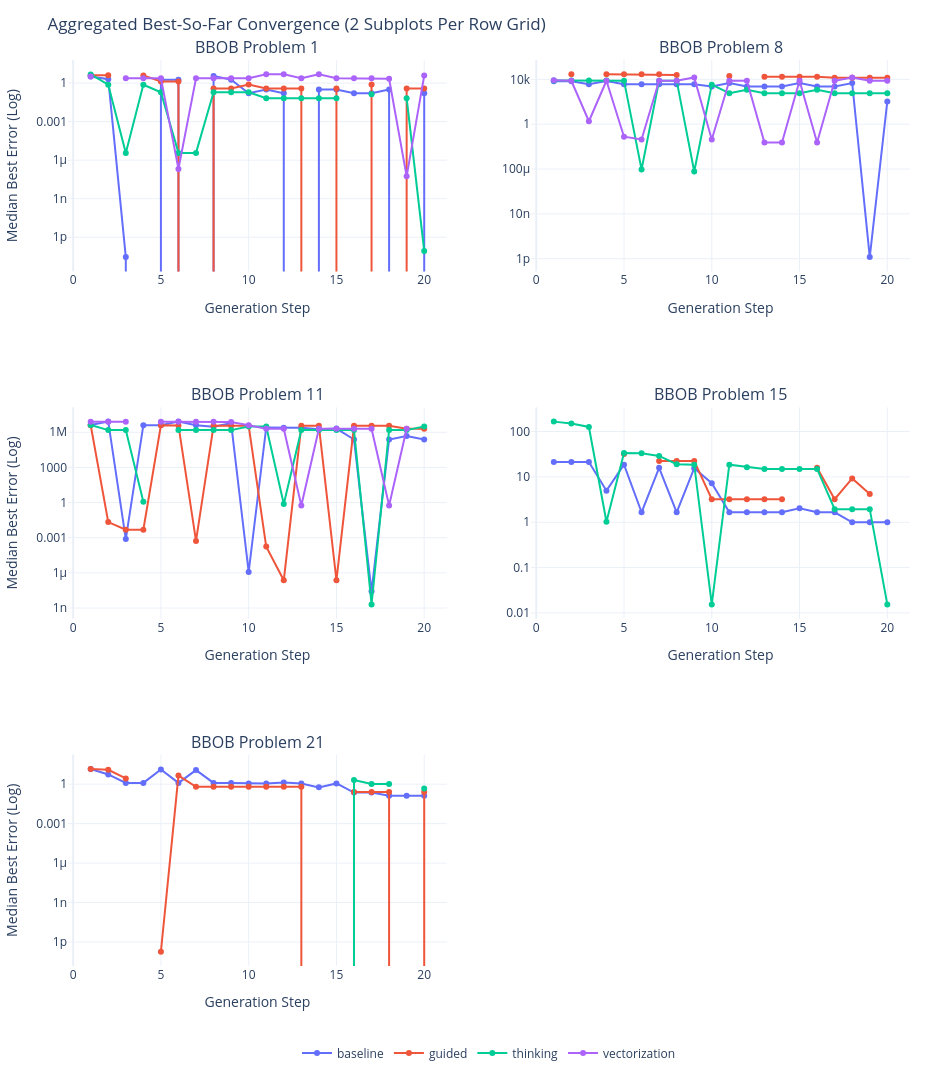

Source (notebook cell):
### Markdown cell above
## 6. Aggregated Best-So-Far Convergence Trajectories

### 📌 What this plot shows:
- Clean **Best-So-Far Cumulative Convergence Curves**, aggregated across runs by **Prompt Strategy** and organized into subplots with **exactly 2 plots per row**.
- Each BBOB target function gets its own dedicated subplot grid (Row 1: Problems 1 & 8, Row 2: Problems 11 & 15, Row 3: Problem 21).

### 💡 How to read it:
- **Monotonic Step-Down**: Curves strictly decrease or stay flat as the evolutionary search discovers better algorithms.
- **2 Plots Per Row Grid**: Gives each BBOB problem subplot ample width to render iteration steps clearly without overlapping titles or compressed axes.
- **Lower curves are better**: Shows which prompt strategy (`baseline`, `thinking`, `guided`, `vectorization`) converges faster and reaches lower final errors.

### Code cell
df_combined_sorted = df_combined.sort_values(['experiment_id', 'iteration_id'])
df_combined_sorted['best_so_far_error'] = df_combined_sorted.groupby('experiment_id')['final_error'].cummin()
df_combined_sorted['gen_step'] = df_combined_sorted.groupby('experiment_id').cumcount() + 1

agg_conv = (
    df_combined_sorted
    .groupby(['problem_id', 'prompt_strategy', 'gen_step'])
    .agg(median_best_error=('best_so_far_error', 'median'))
    .reset_index()
)

problems = sorted(agg_conv['problem_id'].unique())
num_problems = len(problems)
num_rows = int(np.ceil(num_problems / 2))

fig_conv_grid = make_subplots(
    rows=num_rows, 
    cols=2, 
    subplot_titles=[f"BBOB Problem {p}" for p in problems],
    vertical_spacing=0.15,
    horizontal_spacing=0.10
)

strategies = sorted(agg_conv['prompt_strategy'].unique())
colors = px.colors.qualitative.Plotly

for idx, p in enumerate(problems):
    row = (idx // 2) + 1
    col = (idx % 2) + 1
    sub_p = agg_conv.query("problem_id == @p")
    
    for s_idx, strat in enumerate(strategies):
        sub_s = sub_p.query("prompt_strategy == @strat").sort_values('gen_step')
        if not sub_s.empty:
            fig_conv_grid.add_trace(
                go.Scatter(
                    x=sub_s['gen_step'],
                    y=sub_s['median_best_error'],
                    mode='lines+markers',
                    name=strat,
                    line=dict(color=colors[s_idx % len(colors)], width=2),
                    marker=dict(size=6),
                    showlegend=(idx == 0)
                ),
                row=row, col=col
            )
            fig_conv_grid.update_yaxes(type="log", row=row, col=col)

fig_conv_grid.update_xaxes(title_text="Generation Step")
fig_conv_grid.update_yaxes(title_text="Median Best Error (Log)", col=1)

calc_height = max(550, 320 * num_rows + 120)
fig_conv_grid.update_layout(
    title_text="Aggregated Best-So-Far Convergence (2 Subplots Per Row Grid)",
    template='plotly_white',
    height=calc_height,
    width=950,
    legend=dict(
        orientation="h",
        yanchor="top",
        y=-0.08,
        xanchor="center",
        x=0.5
    ),
    margin=dict(l=60, r=40, t=60, b=80)
)
fig_conv_grid.show()

### Figure 1 — Plotly figure (JSON) as saved in the notebook; plotly's stock layout.template omitted (floating-point values rounded to 4 significant figures)
{"data": [{"line": {"color": "#636EFA", "width": 2}, "marker": {"size": 6}, "mode": "lines+markers", "name": "baseline", "showlegend": true, "type": "scatter", "x": [1, 2, 3, 4, 5, 6, 7, 8, 9, 10, 11, 12, 13, 14, 15, 16, 17, 18, 19, 20], "xaxis": "x", "y": [3.307, 2.017, 2.842e-14, 0.0, 1.811, 1.811, 0.0, 3.622, 1.811, 0.1607, 0.3213, 0.1607, 0.0, 0.3213, 0.3213, 0.1607, 0.1607, 0.3213, 0.0, 0.1607], "yaxis": "y"}, {"line": {"color": "#EF553B", "width": 2}, "marker": {"size": 6}, "mode": "lines+markers", "name": "guided", "showlegend": true, "type": "scatter", "x": [1, 2, 3, 4, 5, 6, 7, 8, 9, 10, 11, 12, 13, 14, 15, 16, 17, 18, 19, 20], "xaxis": "x", "y": [4.017, 4.017, NaN, 3.95, 1.348, 1.348, 0.0, 0.3808, 0.3808, 0.7616, 0.3808, 0.3808, 0.3808, 0.0, 0.3808, 0.0, 0.7616, 0.0, 0.3808, 0.3808], "yaxis": "y"}, {"line": {"color": "#00CC96", "width": 2}, "marker": {"size": 6}, "mode": "lines+markers", "name": "thinking", "showlegend": true, "type": "scatter", "x": [1, 2, 3, 4, 5, 6, 7, 8, 9, 10, 11, 12, 13, 14, 15, 16, 17, 18, 19, 20], "xaxis": "x", "y": [4.737, 0.7508, 3.67e-06, 0.7445, 0.1928, 3.67e-06, 3.67e-06, 0.1928, 0.1928, 0.1928, 0.06601, 0.06601, 0.06601, 0.066, 0.066, NaN, 0.132, NaN, 0.066, 8.527e-14], "yaxis": "y"}, {"line": {"color": "#AB63FA", "width": 2}, "marker": {"size": 6}, "mode": "lines+markers", "name": "vectorization", "showlegend": true, "type": "scatter", "x": [1, 2, 3, 4, 5, 6, 7, 8, 9, 10, 11, 12, 13, 14, 15, 16, 17, 18, 19, 20], "xaxis": "x", "y": [3.196, NaN, 2.398, 2.398, 2.398, 2.069e-07, 2.398, 2.398, 2.398, 2.398, 4.796, 4.796, 2.398, 4.796, 2.398, 2.398, 2.398, 2.15, 5.516e-08, 3.801], "yaxis": "y"}, {"line": {"color": "#636EFA", "width": 2}, "marker": {"size": 6}, "mode": "lines+markers", "name": "baseline", "showlegend": false, "type": "scatter", "x": [1, 2, 3, 4, 5, 6, 7, 8, 9, 10, 11, 12, 13, 14, 15, 16, 17, 18, 19, 20], "xaxis": "x2", "y": [6925.0, 6925.0, 3622.0, 7244.0, 3622.0, 3622.0, 3622.0, 3622.0, 3622.0, 2309.0, 4617.0, 2309.0, 2309.0, 2309.0, 4617.0, 2309.0, 2309.0, 4617.0, 1.393e-12, 106.8], "yaxis": "y2"}, {"line": {"color": "#EF553B", "width": 2}, "marker": {"size": 6}, "mode": "lines+markers", "name": "guided", "showlegend": false, "type": "scatter", "x": [1, 2, 3, 4, 5, 6, 7, 8, 9, 10, 11, 12, 13, 14, 15, 16, 17, 18, 19, 20], "xaxis": "x2", "y": [NaN, 28150.0, NaN, 28150.0, 28150.0, 28150.0, 28150.0, 24170.0, NaN, NaN, 19780.0, NaN, 17030.0, 17030.0, 17030.0, 17030.0, 13630.0, 13630.0, 13630.0, 13630.0], "yaxis": "y2"}, {"line": {"color": "#00CC96", "width": 2}, "marker": {"size": 6}, "mode": "lines+markers", "name": "thinking", "showlegend": false, "type": "scatter", "x": [1, 2, 3, 4, 5, 6, 7, 8, 9, 10, 11, 12, 13, 14, 15, 16, 17, 18, 19, 20], "xaxis": "x2", "y": [7751.0, 7751.0, 7751.0, 7751.0, 7661.0, 9.02e-05, 7661.0, 7661.0, 5.96e-05, 3381.0, 583.8, 1168.0, 583.8, 583.8, 583.8, 1168.0, 583.8, 583.8, 583.8, 583.8], "yaxis": "y2"}, {"line": {"color": "#AB63FA", "width": 2}, "marker": {"size": 6}, "mode": "lines+markers", "name": "vectorization", "showlegend": false, "type": "scatter", "x": [1, 2, 3, 4, 5, 6, 7, 8, 9, 10, 11, 12, 13, 14, 15, 16, 17, 18, 19, 20], "xaxis": "x2", "y": [8355.0, 7480.0, 1.821, 7479.0, 0.07618, 0.04351, 7479.0, 7479.0, 14840.0, 0.04351, 7418.0, 7418.0, 0.02354, 0.02354, 7418.0, 0.02354, 7418.0, 14840.0, 7418.0, 7418.0], "yaxis": "y2"}, {"line": {"color": "#636EFA", "width": 2}, "marker": {"size": 6}, "mode": "lines+markers", "name": "baseline", "showlegend": false, "type": "scatter", "x": [1, 2, 3, 4, 5, 6, 7, 8, 9, 10, 11, 12, 13, 14, 15, 16, 17, 18, 19, 20], "xaxis": "x3", "y": [4155000.0, 8108000.0, 0.0007707, 4054000.0, 4054000.0, 8108000.0, 4054000.0, 2924000.0, 5849000.0, 1.21e-06, 2571000.0, 2487000.0, 2487000.0, 1803000.0, 2079000.0, 242000.0, 2.668e-08, 242000.0, 484100.0, 242000.0], "yaxis": "y3"}, {"line": {"color": "#EF553B", "width": 2}, "marker": {"size": 6}, "mode": "lines+markers", "name": "guided", "showlegend": false, "type": "scatter", "x": [1, 2, 3, 4, 5, 6, 7, 8, 9, 10, 11, 12, 13, 14, 15, 16, 17, 18, 19, 20], "xaxis": "x3", "y": [3950000.0, 0.02148, 0.004771, 0.004771, 3950000.0, 3805000.0, 0.0005376, 3586000.0, 3586000.0, 3586000.0, 0.0001739, 2.318e-07, 3586000.0, 3586000.0, 2.318e-07, 3586000.0, 3586000.0, 3586000.0, 2017000.0, 1990000.0], "yaxis": "y3"}, {"line": {"color": "#00CC96", "width": 2}, "marker": {"size": 6}, "mode": "lines+markers", "name": "thinking", "showlegend": false, "type": "scatter", "x": [1, 2, 3, 4, 5, 6, 7, 8, 9, 10, 11, 12, 13, 14, 15, 16, 17, 18, 19, 20], "xaxis": "x3", "y": [4144000.0, 1525000.0, 1525000.0, 1.199, NaN, 1525000.0, 1525000.0, 1525000.0, 1525000.0, 3050000.0, 3050000.0, 0.7528, 1525000.0, 1525000.0, 1525000.0, 1525000.0, 2.045e-09, 1525000.0, 1525000.0, 3050000.0], "yaxis": "y3"}, {"line": {"color": "#AB63FA", "width": 2}, "marker": {"size": 6}, "mode": "lines+markers", "name": "vectorization", "showlegend": false, "type": "scatter", "x": [1, 2, 3, 4, 5, 6, 7, 8, 9, 10, 11, 12, 13, 14, 15, 16, 17, 18, 19], "xaxis": "x3", "y": [7777000.0, 7764000.0, 7764000.0, NaN, 7764000.0, 7764000.0, 7764000.0, 7764000.0, 7537000.0, 3982000.0, 1991000.0, 1991000.0, 0.5644, 1991000.0, 1991000.0, 1991000.0, 1991000.0, 0.5644, 1991000.0], "yaxis": "y3"}, {"line": {"color": "#636EFA", "width": 2}, "marker": {"size": 6}, "mode": "lines+markers", "name": "baseline", "showlegend": false, "type": "scatter", "x": [1, 2, 3, 4, 5, 6, 7, 8, 9, 10, 11, 12, 13, 14, 15, 16, 17, 18, 19, 20], "xaxis": "x4", "y": [21.24, 21.24, 21.24, 4.975, 18.64, 1.661, 15.89, 1.661, 15.55, 7.241, 1.661, 1.661, 1.661, 1.661, 2.039, 1.661, 1.661, 0.9952, 0.9952, 0.9952], "yaxis": "y4"}, {"line": {"color": "#EF553B", "width": 2}, "marker": {"size": 6}, "mode": "lines+markers", "name": "guided", "showlegend": false, "type": "scatter", "x": [1, 2, 3, 4, 5, 6, 7, 8, 9, 10, 11, 12, 13, 14, 15, 16, 17, 18, 19, 20], "xaxis": "x4", "y": [NaN, NaN, NaN, NaN, 32.03, NaN, 22.5, 22.5, 22.5, 3.231, 3.231, 3.231, 3.231, 3.231, NaN, 16.01, 3.231, 9.266, 4.207, NaN], "yaxis": "y4"}, {"line": {"color": "#00CC96", "width": 2}, "marker": {"size": 6}, "mode": "lines+markers", "name": "thinking", "showlegend": false, "type": "scatter", "x": [1, 2, 3, 4, 5, 6, 7, 8, 9, 10, 11, 12, 13, 14, 15, 16, 17, 18, 19, 20], "xaxis": "x4", "y": [165.7, 149.9, 126.4, 1.024, 33.62, 33.21, 29.01, 19.07, 18.58, 0.01544, 18.58, 16.39, 14.99, 14.99, 14.99, 14.99, 1.944, 1.944, 1.944, 0.01544], "yaxis": "y4"}, {"line": {"color": "#636EFA", "width": 2}, "marker": {"size": 6}, "mode": "lines+markers", "name": "baseline", "showlegend": false, "type": "scatter", "x": [1, 2, 3, 4, 5, 6, 7, 8, 9, 10, 11, 12, 13, 14, 15, 16, 17, 18, 19, 20], "xaxis": "x5", "y": [14.1, 5.496, 1.246, 1.246, 12.9, 1.246, 11.7, 1.246, 1.246, 1.142, 1.142, 1.341, 1.142, 0.5712, 1.142, 0.2281, 0.2281, 0.1303, 0.1303, 0.1303], "yaxis": "y5"}, {"line": {"color": "#EF553B", "width": 2}, "marker": {"size": 6}, "mode": "lines+markers", "name": "guided", "showlegend": false, "type": "scatter", "x": [1, 2, 3, 4, 5, 6, 7, 8, 9, 10, 11, 12, 13, 14, 15, 16, 17, 18, 19, 20], "xaxis": "x5", "y": [14.39, 12.48, 2.723, NaN, 1.847e-13, 4.517, 0.6298, 0.6298, 0.6298, 0.6298, 0.6298, 0.6298, 0.6298, 0.0, 0.0, 0.2567, 0.2567, 0.2567, 0.0, 0.2567], "yaxis": "y5"}, {"line": {"color": "#00CC96", "width": 2}, "marker": {"size": 6}, "mode": "lines+markers", "name": "thinking", "showlegend": false, "type": "scatter", "x": [1, 2, 3, 4, 5, 6, 7, 8, 9, 10, 11, 12, 13, 14, 15, 16, 17, 18, 19, 20], "xaxis": "x5", "y": [0.0, 0.0, 0.0, 0.0, 0.0, 0.0, 0.0, 0.0, 0.0, 0.0, 0.0, 0.0, 0.0, NaN, 0.0, 2.038, 1.019, 1.019, NaN, 0.4753], "yaxis": "y5"}], "layout": {"annotations": [{"font": {"size": 16}, "showarrow": false, "text": "BBOB Problem 1", "x": 0.225, "xanchor": "center", "xref": "paper", "y": 1.0, "yanchor": "bottom", "yref": "paper"}, {"font": {"size": 16}, "showarrow": false, "text": "BBOB Problem 8", "x": 0.775, "xanchor": "center", "xref": "paper", "y": 1.0, "yanchor": "bottom", "yref": "paper"}, {"font": {"size": 16}, "showarrow": false, "text": "BBOB Problem 11", "x": 0.225, "xanchor": "center", "xref": "paper", "y": 0.6167, "yanchor": "bottom", "yref": "paper"}, {"font": {"size": 16}, "showarrow": false, "text": "BBOB Problem 15", "x": 0.775, "xanchor": "center", "xref": "paper", "y": 0.6167, "yanchor": "bottom", "yref": "paper"}, {"font": {"size": 16}, "showarrow": false, "text": "BBOB Problem 21", "x": 0.225, "xanchor": "center", "xref": "paper", "y": 0.2333, "yanchor": "bottom", "yref": "paper"}], "height": 1080, "legend": {"orientation": "h", "x": 0.5, "xanchor": "center", "y": -0.08, "yanchor": "top"}, "margin": {"b": 80, "l": 60, "r": 40, "t": 60}, "title": {"text": "Aggregated Best-So-Far Convergence (2 Subplots Per Row Grid)"}, "width": 950, "xaxis": {"anchor": "y", "domain": [0, 0.45], "title": {"text": "Generation Step"}}, "xaxis2": {"anchor": "y2", "domain": [0.55, 1], "title": {"text": "Generation Step"}}, "xaxis3": {"anchor": "y3", "domain": [0, 0.45], "title": {"text": "Generation Step"}}, "xaxis4": {"anchor": "y4", "domain": [0.55, 1], "title": {"text": "Generation Step"}}, "xaxis5": {"anchor": "y5", "domain": [0, 0.45], "title": {"text": "Generation Step"}}, "xaxis6": {"anchor": "y6", "domain": [0.55, 1], "title": {"text": "Generation Step"}}, "yaxis": {"anchor": "x", "domain": [0.7667, 1.0], "title": {"text": "Median Best Error (Log)"}, "type": "log"}, "yaxis2": {"anchor": "x2", "domain": [0.7667, 1.0], "type": "log"}, "yaxis3": {"anchor": "x3", "domain": [0.3833, 0.6167], "title": {"text": "Median Best Error (Log)"}, "type": "log"}, "yaxis4": {"anchor": "x4", "domain": [0.3833, 0.6167], "type": "log"}, "yaxis5": {"anchor": "x5", "domain": [0, 0.2333], "title": {"text": "Median Best Error (Log)"}, "type": "log"}, "yaxis6": {"anchor": "x6", "domain": [0, 0.2333]}}}
